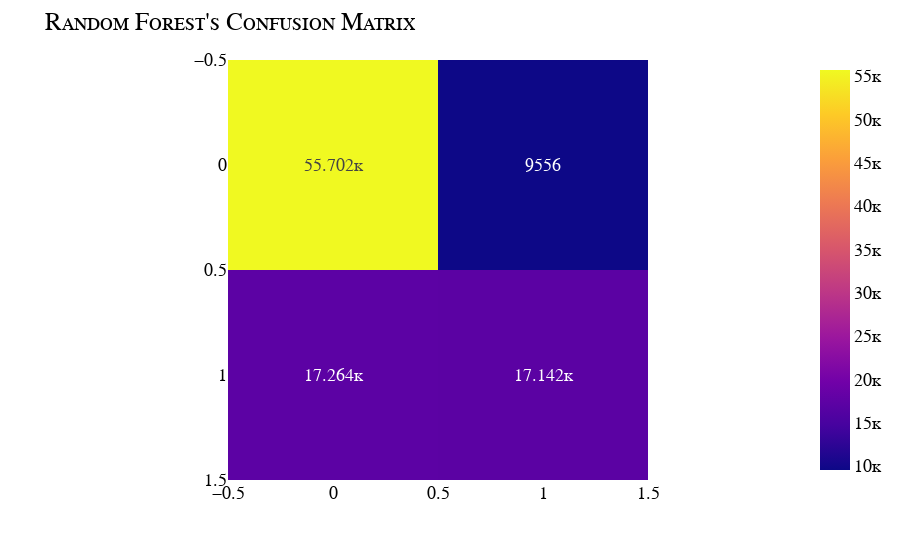

Here is the notebook cell this chart was saved with:
### Code cell
preds = rf.predict(X_test)
accuracy = rf.score(X_test, y_test)

print(f"Accuracy: {accuracy*100:.2f}")
print("\nClassification report")
print(classification_report(y_test, preds))

cm = confusion_matrix(y_test, preds)
fig = px.imshow(cm, text_auto=True).update_layout(title={"text": "Random Forest's Confusion Matrix"}, font=my_font).show()

### Figure 1 — Plotly figure (JSON) as saved in the notebook; plotly's stock layout.template omitted (floating-point values rounded to 4 significant figures)
{"data": [{"coloraxis": "coloraxis", "hovertemplate": "x: %{x}<br>y: %{y}<br>color: %{z}<extra></extra>", "name": "0", "texttemplate": "%{z}", "type": "heatmap", "xaxis": "x", "yaxis": "y", "z": [[55702, 9556], [17264, 17142]]}], "layout": {"coloraxis": {"colorscale": [[0, "#0d0887"], [0.1111, "#46039f"], [0.2222, "#7201a8"], [0.3333, "#9c179e"], [0.4444, "#bd3786"], [0.5556, "#d8576b"], [0.6667, "#ed7953"], [0.7778, "#fb9f3a"], [0.8889, "#fdca26"], [1, "#f0f921"]]}, "font": {"color": "Black", "family": "Courier New, monospace", "size": 18, "variant": "small-caps"}, "margin": {"t": 60}, "title": {"text": "Random Forest's Confusion Matrix"}, "xaxis": {"anchor": "y", "constrain": "domain", "domain": [0, 1], "scaleanchor": "y"}, "yaxis": {"anchor": "x", "autorange": "reversed", "constrain": "domain", "domain": [0, 1]}}}
